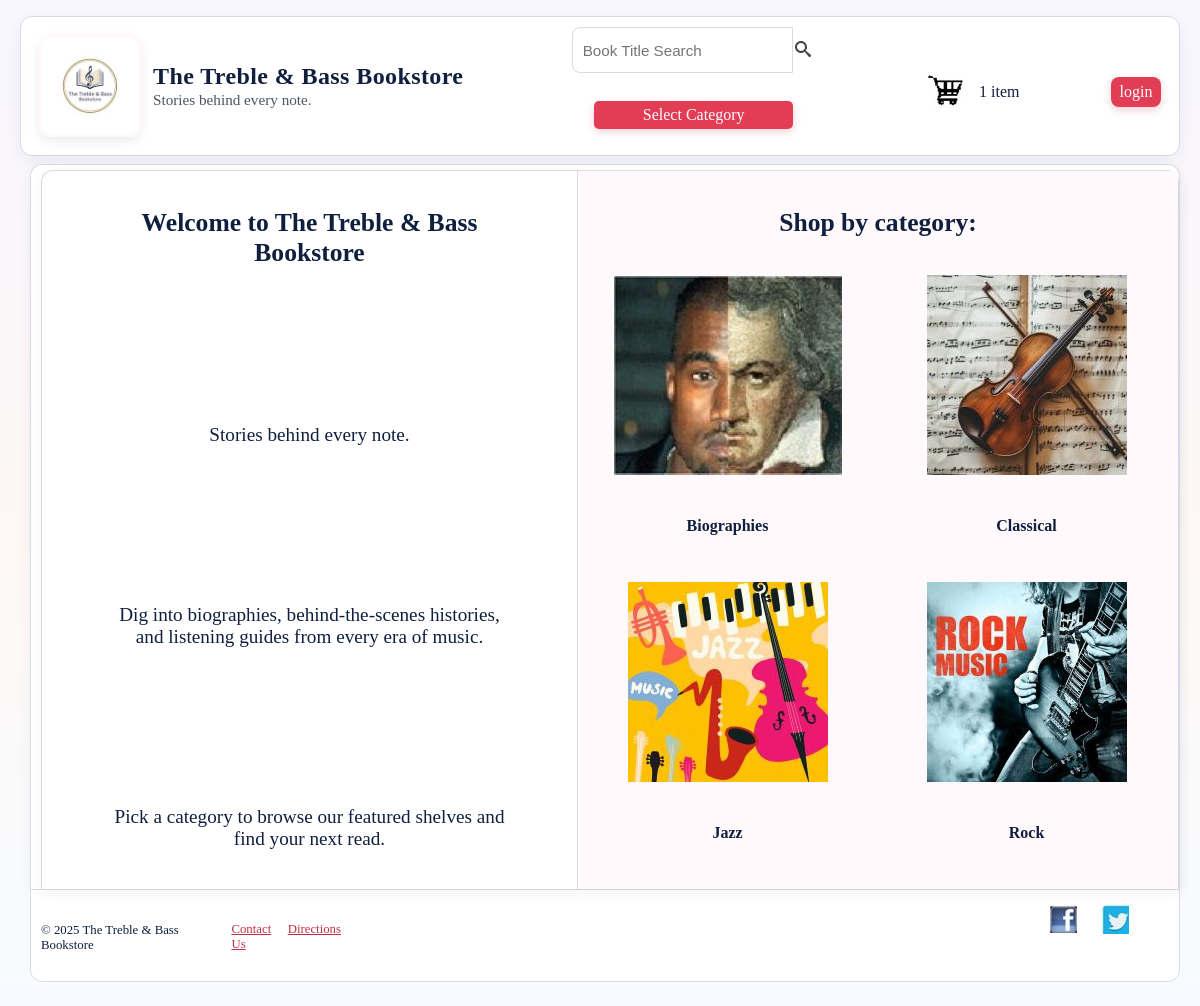
The page / on the database its author committed.
### tables this page shows
CREATE TABLE categories (
id INTEGER PRIMARY KEY,
name TEXT
, image TEXT);

### app.py (the view)
@app.route('/')
def home():
    categories = get_categories()
    return render_template("index.html", categories=categories)

### app.py (called while the page is built)
@app.context_processor
def add_store_details():
    return {"store": STORE}

def get_db_connection():
    conn = sqlite3.connect('bookstore.db')
    conn.row_factory = sqlite3.Row
    return conn

def get_categories():
    conn = get_db_connection()
    rows = conn.execute("SELECT * FROM categories").fetchall()
    conn.close()
    return rows

### templates/index.html
{% extends 'base.html' %}
{% block container %}
<main>
    <div id="mainLeft">
        <h1 class="welcomeText">Welcome to {{ store.name }}</h1>
        <p class="welcomeText">{{ store.tagline }}</p>
        <p class="welcomeText">Dig into biographies, behind-the-scenes histories, and listening guides from every era of music.</p>
        <p class="welcomeText">Pick a category to browse our featured shelves and find your next read.</p>
    </div>
    <div id='mainRight'>
        <h1>Shop by category:</h1>
        <div id='categorySelections'>
            {% for category in categories %}
                <div class='category'>
                    <a href="{{ url_for('category', categoryId=category['id']) }}">
                        <img src="{{ url_for('static', filename='images/categories/' ~ category['image']) }}" alt="{{ category['name'] }}">
                    </a>
                    <p><a href="{{ url_for('category', categoryId=category['id']) }}">{{ category['name'] }}</a></p>
                </div>
            {%endfor%}
        </div>
    </div>
</main>
{% endblock %}

### static/css/main.css (style rules this page uses)
:root { --ink: #0f1f3d; --accent: #e23d55; --accent-dark: #c23046; --soft: #fff9fc; --border: #d8dbe3; }
body { max-width: 1160px; margin: 0 auto; padding: 0 16px 24px 16px; font-family: "Georgia", "Times New Roman", serif; color: var(--ink); background: linear-gradient(180deg, #f8f6ff 0%, #fdf8f5 55%, #f7fbff 100%); }
a { color: var(--ink); }
main { display: flex; margin: 5px 0 0 10px; border-top: 1px solid var(--border); border-left: 1px solid var(--border); border-right: 1px solid var(--border); background: white; border-radius: 12px 12px 0 0; box-shadow: 0 4px 14px rgba(15, 31, 61, 0.05); }
h1 { font-size: 1.6em; font-weight: 700; }
#mainLeft { width: 550px; padding: 20px 0; display: flex; flex-direction: column; justify-content: space-between; align-items: center; text-align: center; }
#mainLeft p { font-size: 120%; }
.welcomeText { max-width: 400px; }
#mainRight { max-width: 600px; border-left: 1px solid var(--border); padding: 20px 0; background-color: var(--soft); text-align: center; }
#categorySelections { display: flex; flex-wrap: wrap; }
.category { width: 299px; margin-top: 20px; text-align: center; line-height: 40px; color: var(--accent); font-weight: bold; }
.category a { text-decoration: none; }

### rows shown on the page
categories: image (picture), name "Biographies"
categories: image (picture), name "Classical"
categories: image (picture), name "Jazz"
categories: image (picture), name "Rock"

### other values the page prints
{{ store.name }} "The Treble & Bass Bookstore"
{{ store.tagline }} "Stories behind every note."
{{ store.copyright }} "2025 The Treble & Bass Bookstore"
